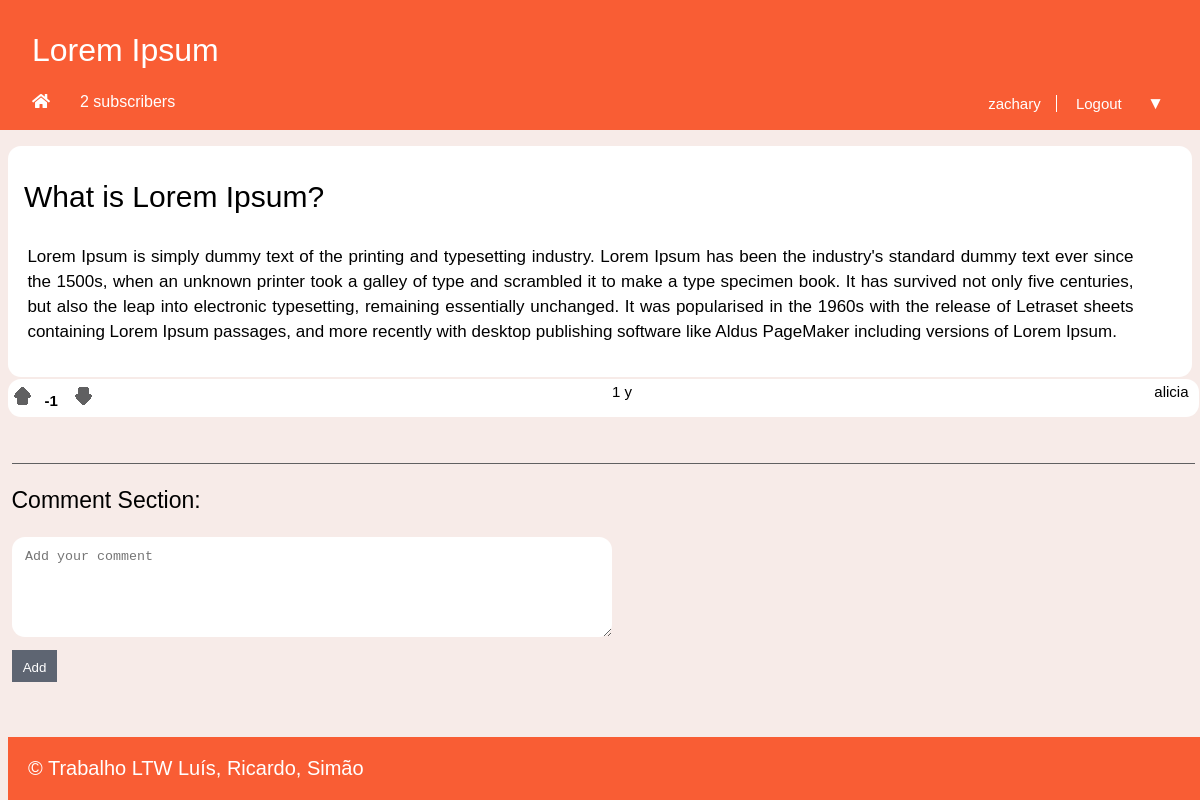
/pages/story.php?id=3 (signed in), run on an earlier commit of the app's database.
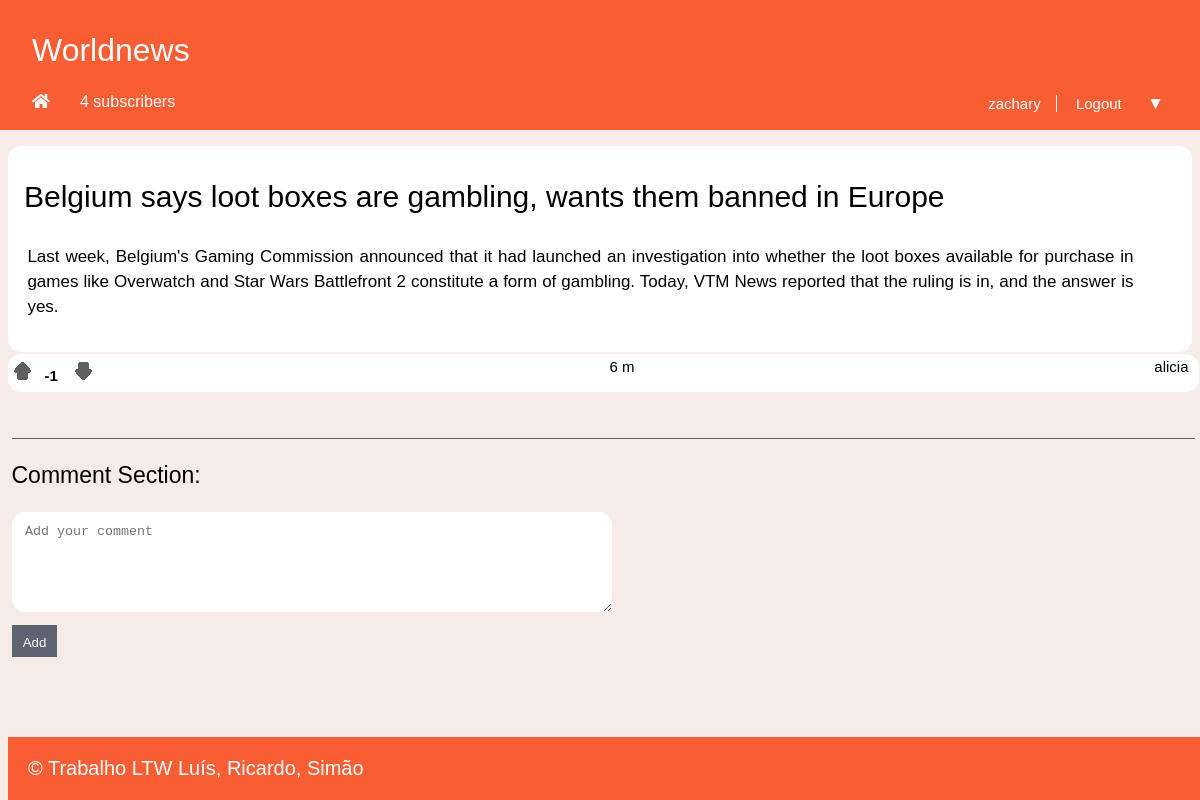
And on a later commit of the database.
### tables this page shows
CREATE TABLE Story (
  id INTEGER PRIMARY KEY,
  title VARCHAR,
  published INTEGER, -- date when the story was published in epoch format
  channel VARCHAR REFERENCES channel, -- comma separated tags
  author VARCHAR REFERENCES utilizer, -- who wrote the article
  points INTEGER DEFAULT 0,
  fulltext VARCHAR
);

### database/db_story.php (called while the page is built, shortened)
<?php
	function getStoryMainInfoById($storyId) {
		$db = Database::instance()->db();
		$correspondingStory = $db->prepare('SELECT * FROM Story WHERE id = ?');
		$correspondingStory->execute(array($storyId));
		return $correspondingStory->fetchAll();
	}
?>

### database/db_channel.php (called while the page is built, shortened)
<?php
	function getNumberOfSubscribers($channel)
	{
		$db = Database::instance()->db();
		$subscribers = $db->prepare('SELECT count(*) as subscribers FROM UserSubscriptions WHERE channel = ?');
		$subscribers->execute(array($channel));
		$subscribers = $subscribers->fetchAll();
		return $subscribers;
	}
?>

### templates/tpl_common.php (the view, shortened to what this page needs)
<?php
	include_once('tpl_story.php');
	include_once('../templates/tpl_sub.php');
	include_once('../database/db_story.php');
	include_once('../database/db_channel.php');
?>
<?php function draw_header($username, $channel, $title) { ?>
	<!DOCTYPE html>
	<html>
		<head>
			<link rel="stylesheet" href="../css/common.css">
			<link rel="stylesheet" href="https://use.fontawesome.com/releases/v5.6.1/css/all.css">
		</head>
		<body>
			<header>
				<?php if($channel === "Homepage") { ?>
					<a id="title" href="../pages/homepage.php"><?=$channel?></a>
				<?php } else { ?>
					<a id="title" href="../pages/channel.php?name=<?=$channel?>"><?=$channel?></a>
					<?php $subscribers = getNumberOfSubscribers($channel) ?>
					<?php if($subscribers[0]["subscribers"] === '1') {?>
						<a id="subscribers"><?=$subscribers[0]["subscribers"]?> subscriber </a>
					<?php } else { ?>
						<a id="subscribers"><?=$subscribers[0]["subscribers"]?> subscribers </a>
					<?php } ?>
					<a id="home" href="../pages/homepage.php"><i class="fas fa-home"></i></a>
				<?php } ?>
				<?php if($username != NULL) { ?>
					<nav id="signup">
						<a id="profile" href="../pages/profile.php?name=<?=$username?>"><?= $username ?></a>
						<a href="../actions/action_logout.php">Logout
						</a>
					</nav>
				<?php } ?>
			</header>
<?php } ?>
<?php function draw_references($text) {
	preg_match_all("/#(\\w+)/", $text, $channelMatches);
	if(!empty($channelMatches)){
		$channelName = $channelMatches[1];
		if($channelName != ''){
			$replace1 = preg_replace_callback("/#(\\w+)/",
			function($matches) {
				if(channelExists($matches[1])){
					return '<a href="../pages/channel.php?name=' . $matches[1] . '">' . $matches[1] . '</a>';
				}
				return $matches[0];
			},
			$text);
		}
	}
	return $replace1;
} ?>
<?php function time_elapsed($date) {
	$now = new DateTime;
	$ago = new DateTime($date);
	$diff = $now->diff($ago);
	$diff->w = floor($diff->d / 7);
	$diff->d -= $diff->w * 7;
	$string = array(
		'y' => 'y',
		'm' => 'm',
		'w' => 'w',
		'd' => 'd',
		'h' => 'h',
		'i' => 'min',
		's' => 's',
	);
	foreach ($string as $k => &$v) {
		if ($diff->$k) {
			$v = $diff->$k . ' ' . $v;
		} else {
			unset($string[$k]);
		}
	}
	$string = array_slice($string, 0, 1);
	return $string ? implode(', ', $string) . '' : 'just now';
} ?>
<?php function draw_info_bar_story($storyId, $author, $channel, $date, $points) { ?>
	<?php if(isset($_SESSION['username'])){
		$username = $_SESSION['username'];
	} else {
		$username = -1;
	} ?>
	<section class="infoBar">
		<div id="start">
			<input type="checkbox" class="up" data-id=<?=$storyId?> data-point="1" data-username=<?=$username?>>
			<h6 id="points"><?=$points?></h6>
			<input type="checkbox" class="down" data-id=<?=$storyId?> data-point="0" data-username=<?=$username?>>
		</div>
		<div id="middle">
			<a id="date"><?=time_elapsed('@' . $date)?></a>
		</div>
		<div id="end">
			<a id="profile" href="../pages/profile.php?name=<?=$author?>"><?=$author?></a>
		</div>
	</section>
<?php } ?>
<?php function draw_footer() { ?>
	</body>
	<footer>
		<p>&copy; Trabalho LTW Luís, Ricardo, Simão</p>
	</footer>
	</html>
<?php } ?>

### templates/tpl_story.php (shortened to what this page needs)
<?php
	include_once('../templates/tpl_common.php');
	include_once('../database/db_story.php');
?>
<?php function draw_story($story) { ?>
	<link rel="stylesheet" href="../css/story.css">
	<?php $newtext = draw_references($story[0]['fulltext']); ?>
	<section id ="storyCards">
		<section id="storyText">
			<h1><?=$story[0]['title']?></h1>
			<p><?=$newtext?></p>
		</section>
		<?php draw_info_bar_story($story[0]['id'], $story[0]['author'], false, $story[0]['published'], $story[0]['points']); ?>
	</section>
<?php } ?>
<?php function draw_comment_section($storyId) { ?>
	<link rel="stylesheet" href="../css/story.css">
	<h3 id="comments"> Comment Section: </h3>
	<?php if(!isset($_SESSION['username'])) { ?>
		<form>
			<textarea class="addComment" name="comment" placeholder="Add your comment" rows="3" cols="50"></textarea>
			<input type="hidden" name="username" value="<?=$_SESSION['username']?>">
			<input type="hidden" name="story" value="<?=$storyId?>">
			<input class="submitComment" type="submit" value="Add" disabled>
		</form>
	<?php } else {?>
		<form>
			<textarea class="addComment" name="comment" placeholder="Add your comment" required></textarea>
			<input class="submitComment" type="submit" value="Add">
		</form>
	<?php } ?>
<?php } ?>

What changed in the data, as far as the page shows it:
changed story "alicia": channel "Lorem Ipsum" → "Worldnews"; title "What is Lorem Ipsum?" → "Belgium says loot boxes are gambling, wants them banned in Europe"; fulltext "Lorem Ipsum is simply dummy text of the printing and typesetting industry. Lorem Ipsum has been the industry's standard dummy text ever since the 1500s, when an unknown printer took a galley of type and scrambled it to make a type specimen book. It has survived not only five centuries, but also the leap into electronic typesetting, remaining essentially unchanged. It was popularised in the 1960s with the release of Letraset sheets containing Lorem Ipsum passages, and more recently with desktop publishing software like Aldus PageMaker including versions of Lorem Ipsum." → "Last week, Belgium's Gaming Commission announced that it had launched an investigation into whether the loot boxes available for purchase in games like Overwatch and Star Wars Battlefront 2 constitute a form of gambling. Today, VTM News reported that the ruling is in, and the answer is yes."; published "1 y" → "6 m"
Also different on the page:
$subscribers[0]["subscribers"]: "2" → "4"
